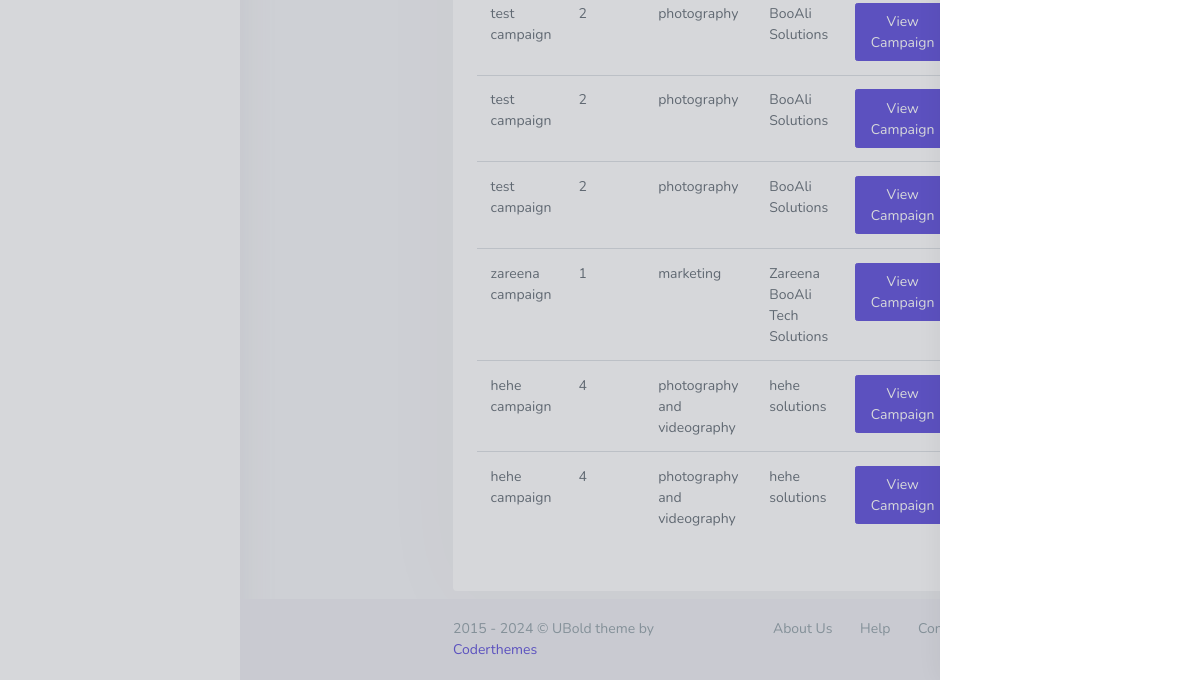
The page /ai/campaigns/ (lower part) on the database as committed earlier.
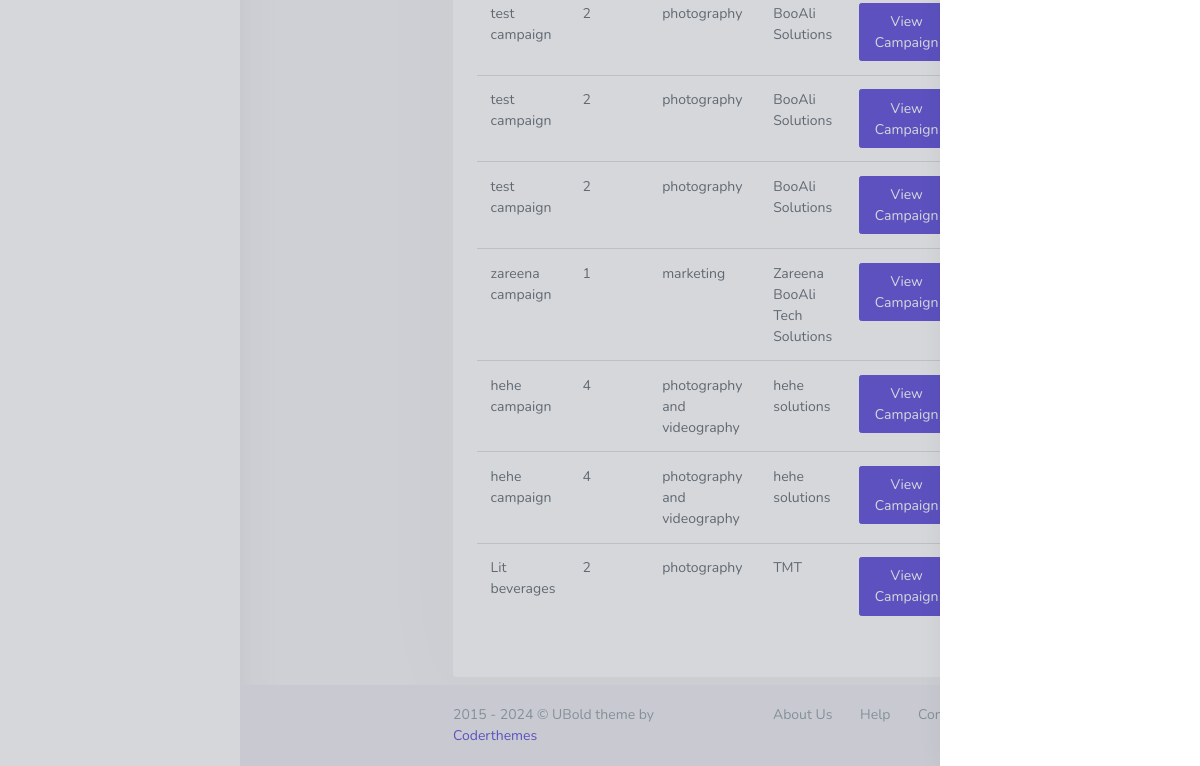
The same page on the database as committed later.
### ai_optimization/models.py (models this page shows, shortened)
class Campaign(models.Model):
    name = models.CharField(max_length=255)
    no_of_target_leads = models.PositiveBigIntegerField()
    products = models.TextField()
    my_brand = models.CharField(max_length=255)

### ai_optimization/views.py (the view)
# urls.py: path('campaigns/', campaign_list, name='campaign_list'),
def campaign_list(request):
    campaigns = Campaign.objects.all()
    return render(request, 'dashboard/campaign_list.html', {'campaigns': campaigns})

### authentication/templates/dashboard/campaign_list.html (shortened to what this page needs)
{% extends 'registration/base.html' %}
{% load static %}
{% block content %}
            <div class="content-page">
                <div class="content">
                    <div class="container-fluid">
                        <div class="row">
                            <div class="col-12">
                                <div class="card">
                                    <div class="card-body">
                                        <table id="basic-datatable" class="table dt-responsive nowrap w-100">
        <tbody>
            {% for campaign in campaigns %}
            <tr>
                <td>{{ campaign.name }}</td>
                <td>{{ campaign.no_of_target_leads }}</td>
                <td>{{ campaign.products }}</td>
                <td>{{ campaign.my_brand }}</td>
                                                    <td><a href="{% url 'campaign_detail' campaign.id %}" class="btn btn-primary waves-effect waves-light">View Campaign</a></td>
            </tr>
            {% endfor %}
        </tbody>
    </table>
                                    </div>
                                </div>
                            </div>
                        </div>
                    </div>
                </div>
        </div>
</body>
</html>
{% endblock %}

Rows that differ between the two databases and show on the page:
added Campaign: name "Lit beverages", no_of_target_leads "2", products "photography", my_brand "TMT"
